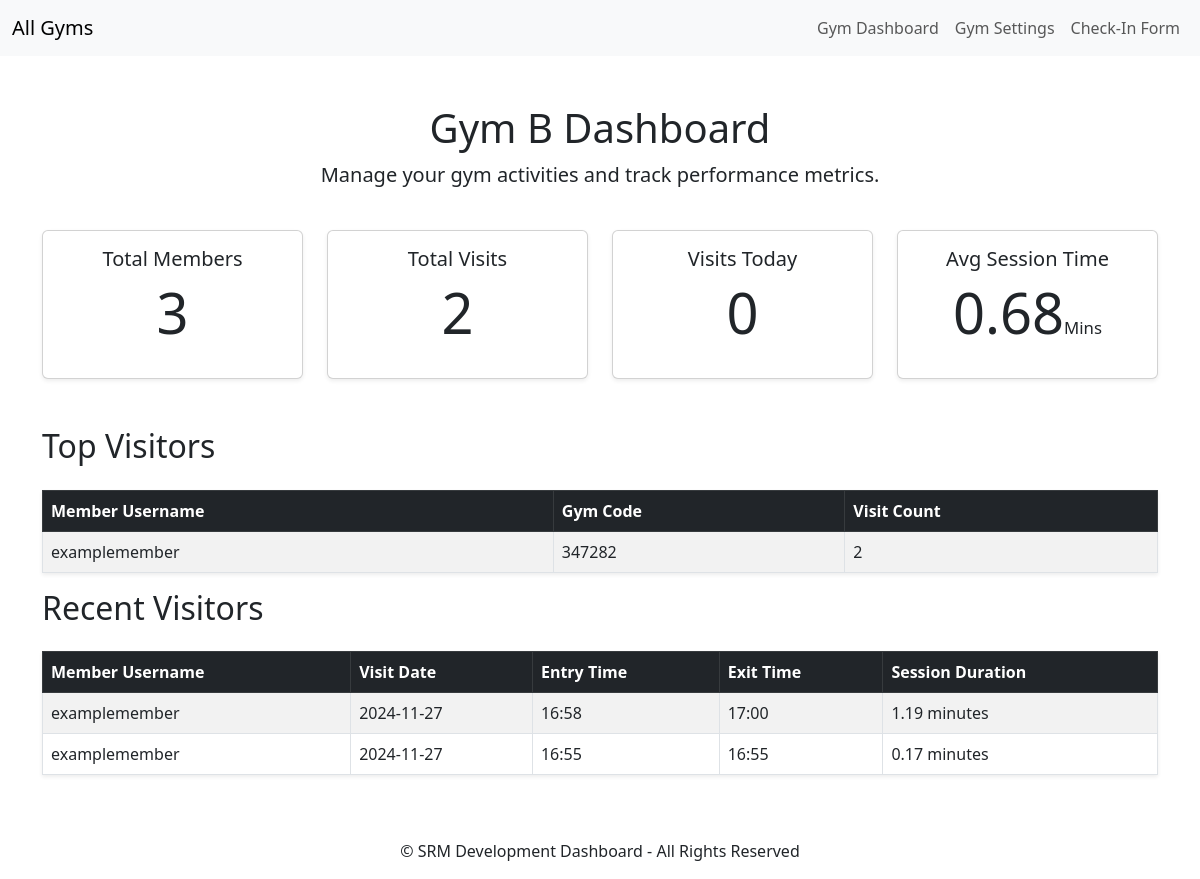
The page /gym-b/dashboard/ (signed in) on the database its author committed.
### core/models.py (models this page shows, shortened)
class Gym(models.Model):
    gym_id = models.AutoField(primary_key=True)
    name = models.CharField(max_length=255)
    slug = models.SlugField(unique=True, blank=True)
    address = models.TextField(blank=True, null=True)
    owners = models.ManyToManyField(GymOwner, related_name='gyms')

class Visit(models.Model):
    member = models.ForeignKey(Member, on_delete=models.CASCADE, related_name='visits')
    gym_code = models.CharField(max_length=6) # Users gym code
    entry_time = models.DateTimeField(auto_now_add=True) # Automatically set when the visit is created
    exit_time = models.DateTimeField(null=True, blank=True)
    has_exit = models.BooleanField(default=False)
    default_exit_duration = timedelta(hours=1, minutes=12)
    default_exit_threshold = timedelta(hours=4)
    @classmethod
    def get_number_of_visits_per_gym(cls, gym):
        return cls.objects.filter(member__gym=gym, exit_time__isnull=False).count()
    @classmethod
    def get_average_session_time_per_gym(cls, gym):
        visits = cls.objects.filter(member__gym=gym, exit_time__isnull=False)
        total_session_time = timedelta(seconds=0)
        valid_visits_count = 0
        for visit in visits:
            exit_time = visit.exit_time or (visit.entry_time + visit.default_exit_duration)
            total_session_time += (exit_time - visit.entry_time)
            valid_visits_count += 1
        if valid_visits_count > 0:
            average_session_time = total_session_time / valid_visits_count
            return round((average_session_time.total_seconds() / 60),2)  # Convert to minutes
        return 0  # No visits, return 0 minute

class Member(models.Model):
    user = models.OneToOneField(User, on_delete=models.CASCADE)
    gym = models.ForeignKey(Gym, on_delete=models.SET_NULL, related_name='members', null=True) # Null = True so if a gym is deleted the members are not lost
    contact_number = models.CharField(max_length=15)
    date_of_birth = models.DateField(null=True, blank=True)  # Optional date of birth
    address = models.TextField(blank=True, null=True)  # Optional address field
    active = models.BooleanField(default=False)
    join_date = models.DateField(auto_now_add=True)  # Automatically set when the member is created
    gym_code = models.CharField(max_length=6, unique=True, blank=True)

### core/views.py (the view)
# urls.py: path('<slug:slug>/dashboard/', views.gym_dashboard, name='gym_dashboard'),
@login_required
def gym_dashboard(request, slug):
    user = request.user
    gym = get_object_or_404(Gym, slug=slug)
    try:
        gym_owner = GymOwner.objects.get(user=user)
        if gym not in gym_owner.gyms.all():
            messages.error(request, "You are not authorized to access this gym's dashboard.")
            return redirect('login')
    except GymOwner.DoesNotExist:
        messages.error(request, "You are not authorized to access the dashboard of this gym.")
        return redirect('login')
    member_count = gym.members.count()
    total_visits = Visit.get_number_of_visits_per_gym(gym)
    today_visits = Visit.objects.filter(member__gym=gym, entry_time__date=timezone.now().date()).count()
    avg_session_time = Visit.get_average_session_time_per_gym(gym)
    top_visitors = (
        Visit.objects.filter(member__gym=gym, exit_time__isnull=False)
        .values('member__user__username', 'member__gym_code')
        .annotate(visit_count=Count('id'))
        .order_by('-visit_count')
        )[:10]
    recent_visits = (
        Visit.objects.filter(member__gym=gym, exit_time__isnull=False)
        .order_by('-entry_time')
        )[:10]
    for visit in recent_visits:
        if visit.exit_time:
            session_duration = visit.exit_time - visit.entry_time
            visit.session_duration = round(session_duration.total_seconds() / 60, 2)
        else:
            visit.session_duration = 0
    context = {
        'gym_name': gym.name,
        'member_count': member_count,
        'total_visits': total_visits,
        'today_visits': today_visits,
        'avg_session_time': avg_session_time,
        'top_visitors': top_visitors,
        'gym_slug': slug,
        'recent_visits': recent_visits,
    }
    return render(request, 'gym_dashboard.html', context)

### core/templates/gym_dashboard.html (shortened to what this page needs)
{% extends 'base_gym.html' %}
{% block content %}
<div class="row mb-4">
    <div class="col text-center">
        <h1>{{ gym_name }} Dashboard</h1>
        <p class="lead">Manage your gym activities and track performance metrics.</p>
    </div>
</div>
<div class="row text-center mb-5">
    <div class="col-md-3">
        <div class="card shadow-sm">
            <div class="card-body">
                <h5 class="card-title">Total Members</h5>
                <p class="display-4">{{ member_count }}</p>
            </div>
        </div>
    </div>
    <div class="col-md-3">
        <div class="card shadow-sm">
            <div class="card-body">
                <h5 class="card-title">Total Visits</h5>
                <p class="display-4">{{ total_visits }}</p>
            </div>
        </div>
    </div>
    <div class="col-md-3">
        <div class="card shadow-sm">
            <div class="card-body">
                <h5 class="card-title">Visits Today</h5>
                <p class="display-4">{{ today_visits }}</p>
            </div>
        </div>
    </div>
    <div class="col-md-3">
        <div class="card shadow-sm">
            <div class="card-body">
                <h5 class="card-title">Avg Session Time</h5>
                <p class="display-4">{{ avg_session_time }}<small style="font-size: 30%;">Mins</small></p>
            </div>
        </div>
    </div>
</div>
<div class="row">
    <div class="col">
        <h2 class="mb-4">Top Visitors</h2>
        <table class="table table-striped table-bordered shadow-sm">
            <thead class="table-dark">
                <tr>
                    <th>Member Username</th>
                    <th>Gym Code</th>
                    <th>Visit Count</th>
                </tr>
            </thead>
            <tbody>
                {% for visitor in top_visitors %}
                <tr>
                    <td>{{ visitor.member__user__username }}</td>
                    <td>{{ visitor.member__gym_code }}</td>
                    <td>{{ visitor.visit_count }}</td>
                </tr>
                {% empty %}
                <tr>
                    <td colspan="3" class="text-center">No visits available</td>
                </tr>
                {% endfor %}
            </tbody>
        </table>
    </div>
</div>
<div class="row">
    <div class="col">
        <h2 class="mb-4">Recent Visitors</h2>
        <table class="table table-striped table-bordered shadow-sm">
            <thead class="table-dark">
                <tr>
                    <th>Member Username</th>
                    <th>Visit Date</th>
                    <th>Entry Time</th>
                    <th>Exit Time</th>
                    <th>Session Duration</th>
                </tr>
            </thead>
            <tbody>
                {% for visit in recent_visits %}
                <tr>
                    <td>{{ visit.member.user.username }}</td>
                    <td>{{ visit.entry_time|date:"Y-m-d" }}</td>
                    <td>{{ visit.entry_time|date:"H:i" }}</td>
                    <td>
                        {% if visit.exit_time %}
                            {{ visit.exit_time|date:"H:i" }}
                        {% else %}
                            Not yet exited
                        {% endif %}
                    </td>
                    <td>
                        {% if visit.session_duration %}
                            {{ visit.session_duration }} minutes
                        {% else %}
                            Ongoing ({{ visit.entry_time|date:"Y-m-d H:i" }})
                        {% endif %}
                    </td>
                </tr>
                {% empty %}
                <tr>
                    <td colspan="5" class="text-center">No Recent Visits</td>
                </tr>
                {% endfor %}
            </tbody>
        </table>
    </div>
</div>
{% endblock %}

### rows shown on the page
Gym: name "Gym B"
Visit: member.user.username "examplemember", entry_time "2024-11-27", entry_time "16:58", exit_time "17:00", session_duration "1.19"
Visit: member.user.username "examplemember", entry_time "2024-11-27", entry_time "16:55", exit_time "16:55", session_duration "0.17"

### other values the page prints
{{ member_count }} "3"
{{ total_visits }} "2"
{{ today_visits }} "0"
{{ avg_session_time }} "0.68"
{{ visitor.member__user__username }} "examplemember"
{{ visitor.member__gym_code }} "347282"
{{ visitor.visit_count }} "2"
